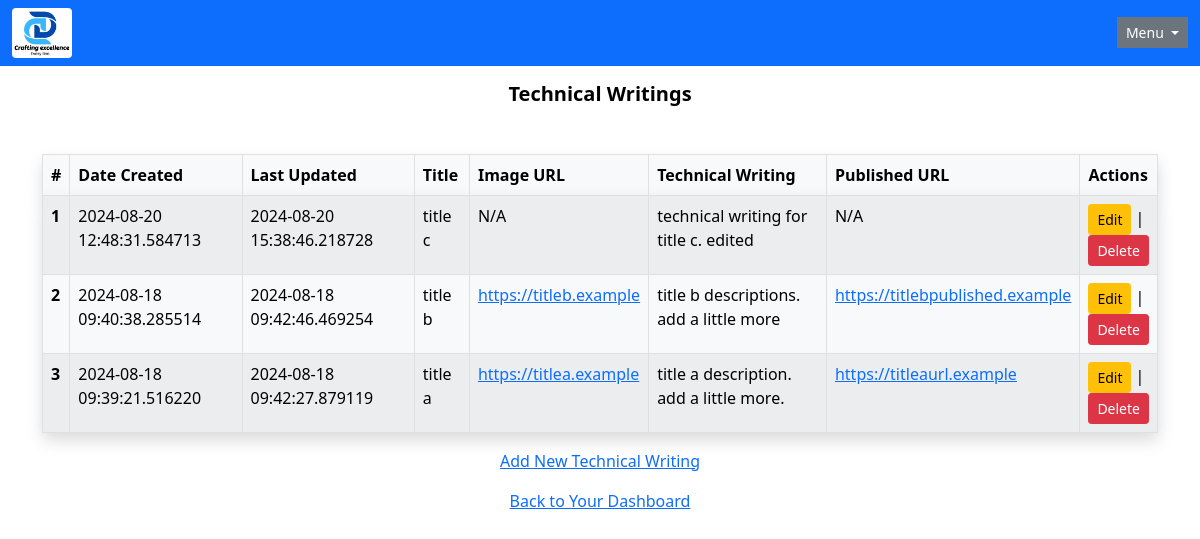
Page /writings on the earlier database version.
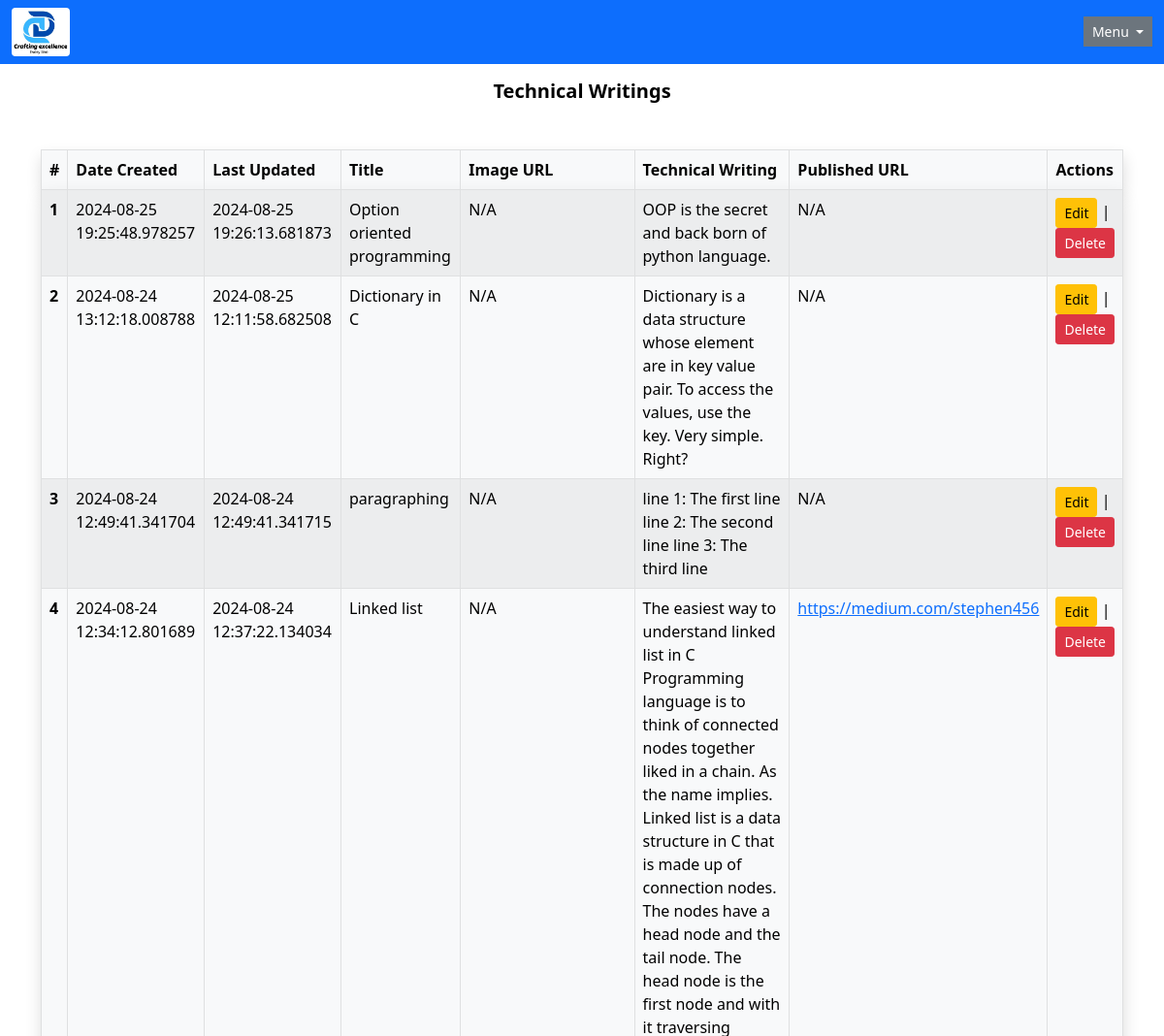
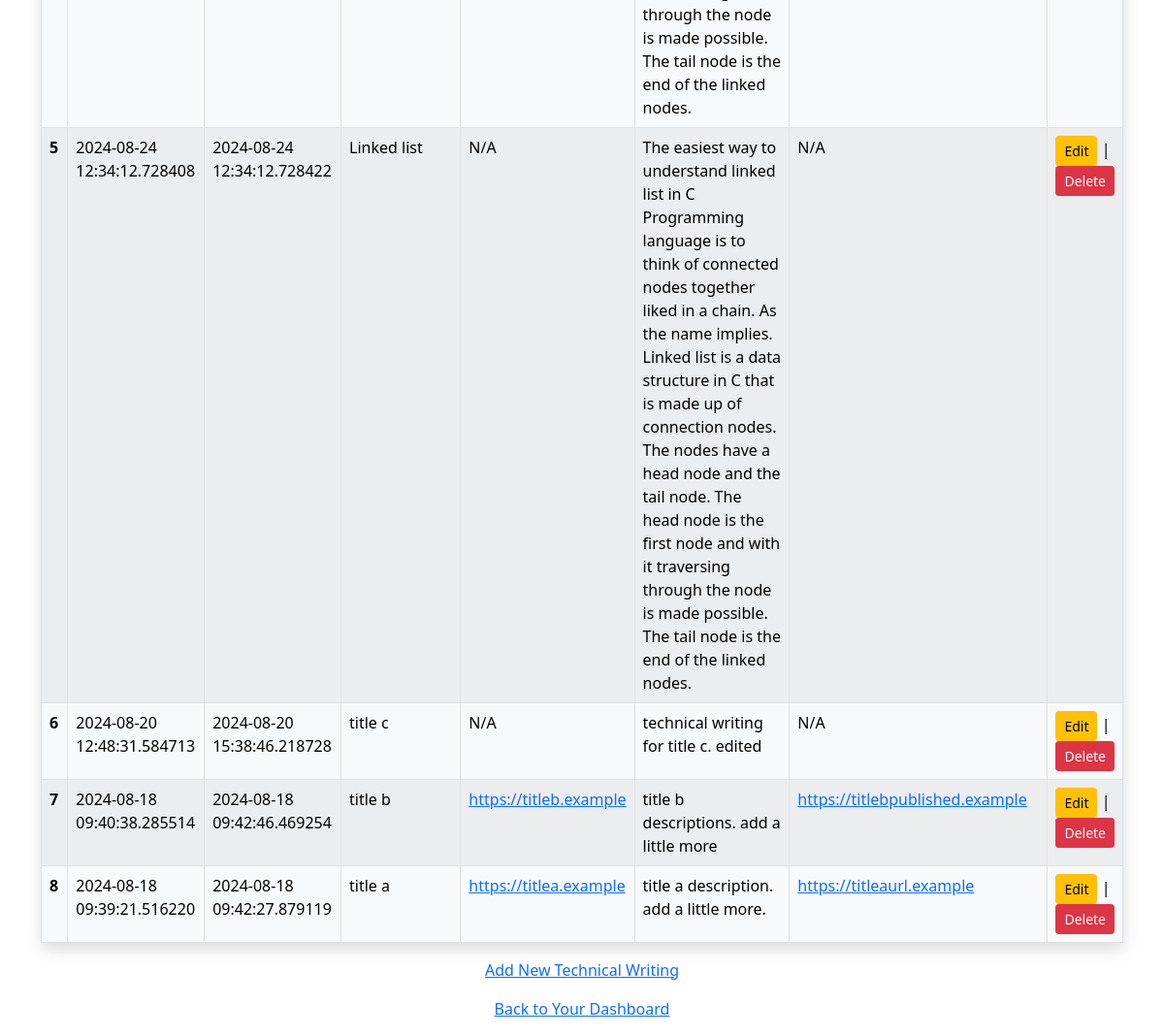
Same page on the later database version (2 pictures, top to bottom).
### app/models/writing.py (models this page shows, shortened)
class Writing(db.Model):
    __tablename__ = 'writings'
    writing_id: Mapped[int] = mapped_column(primary_key=True)
    date_created: Mapped[datetime] = mapped_column(
        DateTime, default=datetime.utcnow
    )
    date_updated: Mapped[datetime] = mapped_column(
        DateTime, default=datetime.utcnow,
        onupdate=datetime.utcnow
    )
    title: Mapped[str] = mapped_column(String(length=1024))
    image_link: Mapped[Optional[str]] = mapped_column(
        String(length=2083), unique=False
    )
    description: Mapped[str] = mapped_column(Text)
    published_link: Mapped[Optional[str]] = mapped_column(
        String(length=2083), unique=False
    )

### app/routes/tech_writings.py (the view)
@tech_writings_bp.route("/writings", methods=['GET'], strict_slashes=False)
def list_writings():
        writings = Writing.query.all()
        return render_template('list_writings.html', writings=writings)

### app/templates/list_writings.html (shortened to what this page needs)
{% extends "admin-base.html" %}
{% block content %}
   <body>
     <div>
     <h1 class="h5 text-center fw-bold">Technical Writings</h1>
     <div class="container mt-5">
      <div class="row">
       <div class="col-md-12">
       <table class="table table-hover table-bordered table-striped">
         <thead class="table-light shadow">
           <tr>
             <th scope="col">#</th>
             <th scope="col">Date Created</th>
             <th scope="col">Last Updated</th>
             <th scope="col">Title</th>
             <th scope="col">Image URL</th>
             <th scope="col">Technical Writing</th>
             <th scope="col">Published URL</th>
             <th scope="col">Actions</th>
           </tr>
         </thead>
         <tbody class="table-light shadow">
           {% for writing in writings[::-1] %}
             <tr>
                <th scope="row">{{ loop.index }}</th>
                <td>{{ writing.date_created }}</td>
                <td>{{ writing.date_updated }}</td>
                <td>{{ writing.title }}</td>
                <td>
                        {% if writing.image_link %}
                          <a href="{{ writing.image_link }}"
                          target="_blank">{{ writing.image_link }}
                          </a>
                        {% else %}
                          N/A
                        {% endif %}
                </td>
                <td>{{ writing.description }}</td>
                <td>
                        {% if writing.published_link %}
                          <a href="{{ writing.published_link }}"
                          target="_blank">{{ writing.published_link }}
                          </a>
                        {% else %}
                          N/A
                        {% endif %}
                </td>
                <td><a href="{{ url_for('main.tech_writings.edit_writing', writing_id=writing.writing_id) }}", class="btn btn-sm btn-warning">Edit</a>
                         |
                  <form action={{ url_for('main.tech_writings.delete_writing', writing_id=writing.writing_id) }} method='POST'>
                    <button type='submit' class="btn btn-sm btn-danger", onclick="return confirm('Are you sure you want to delete this Technical Writing?');">
                       Delete
                    </button>
                  </form>
                </td>
             </tr>
           {% endfor %}
         </tbody>
       </table>
       <p class="text-center"><a href="{{ url_for('main.tech_writings.create_writing') }}">Add New Technical Writing</a></p>
     </div>
     </div>
    </div>
   </body>
{% endblock %}

Differences in the rows shown:
added Writing: date_created "2024-08-25 19:25:48.978257", date_updated "2024-08-25 19:26:13.681873", title "Option oriented programming", image_link "N/A", description "OOP is the secret and back born of python language.", published_link "N/A"
added Writing: date_created "2024-08-24 13:12:18.008788", date_updated "2024-08-25 12:11:58.682508", title "Dictionary in C", image_link "N/A", description "Dictionary is a data structure whose element are in key value pair. To access the values, use the key. Very simple. Right?", published_link "N/A"
added Writing: date_created "2024-08-24 12:49:41.341704", date_updated "2024-08-24 12:49:41.341715", title "paragraphing", image_link "N/A", description "line 1: The first line line 2: The second line line 3: The third line", published_link "N/A"
added Writing: date_created "2024-08-24 12:34:12.801689", date_updated "2024-08-24 12:37:22.134034", title "Linked list", image_link "N/A", description "The easiest way to understand linked list in C Programming language is to think of connected nodes together liked in a chain. As the name implies. Linked list is a data structure in C that is made up of connection nodes. The nodes have a head node and the tail node. The head node is the first node and with it traversing through the node is made possible. The tail node is the end of the linked nodes.", published_link "https://medium.com/stephen456"
added Writing: date_created "2024-08-24 12:34:12.728408", date_updated "2024-08-24 12:34:12.728422", title "Linked list", image_link "N/A", description "The easiest way to understand linked list in C Programming language is to think of connected nodes together liked in a chain. As the name implies. Linked list is a data structure in C that is made up of connection nodes. The nodes have a head node and the tail node. The head node is the first node and with it traversing through the node is made possible. The tail node is the end of the linked nodes.", published_link "N/A"
